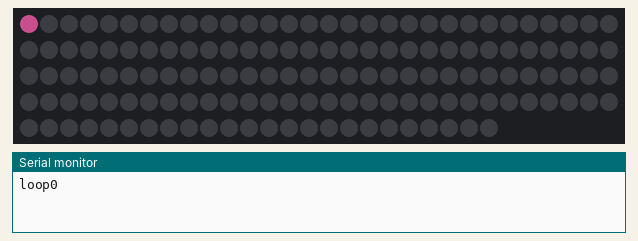
Recording of a sketch running on a simulated Arduino Uno, built with avr-gcc and run on an emulated ATmega328P. On the bench: 144 RGB LEDs in strip order, left to right, continuing on the next row, the last lines printed to the serial monitor. Dim RGB values are drawn brighter than linear.

Above: at 0.01 s.
At 1.91 s:
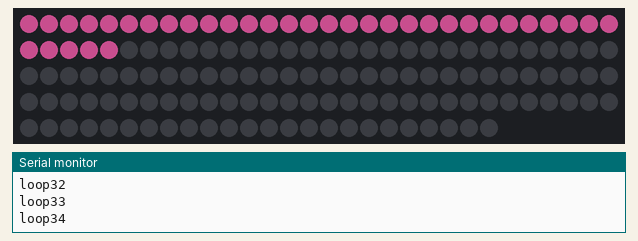
At 3.93 s:
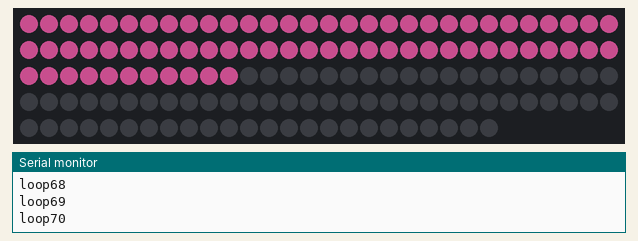
At 5.94 s:
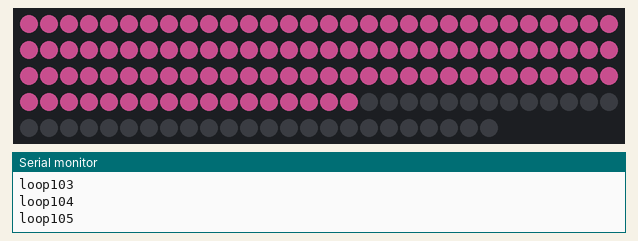
At 7.96 s:
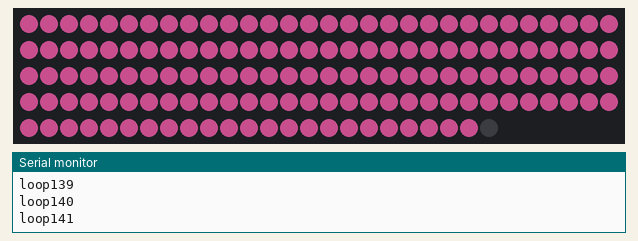

Measured:
- by itself, everything shown: repeats every 8.1 s, in 144 steps

The sketch:

flame-test.ino
```cpp
#include <Adafruit_NeoPixel.h>
#define PIN 2
#define NUMPIXELS 144

Adafruit_NeoPixel pixels(NUMPIXELS, PIN, NEO_GRB + NEO_KHZ800);
#define DELAYVAL 50 // pause between pixels

void setup() {
  pixels.begin();
  Serial.begin(57600);
}
void loop() {

  pixels.clear(); // Set all pixel colors to 'off'
  for (int i = 0; i < NUMPIXELS; i++) {
    pixels.setPixelColor(i, pixels.Color(255, 100, 180))//Pink
    ;
    pixels.setBrightness(100);
    pixels.show();
  Serial.print("loop");
  Serial.println(i);
  //Serial.println("string");
    delay(DELAYVAL);
  }
}
```
